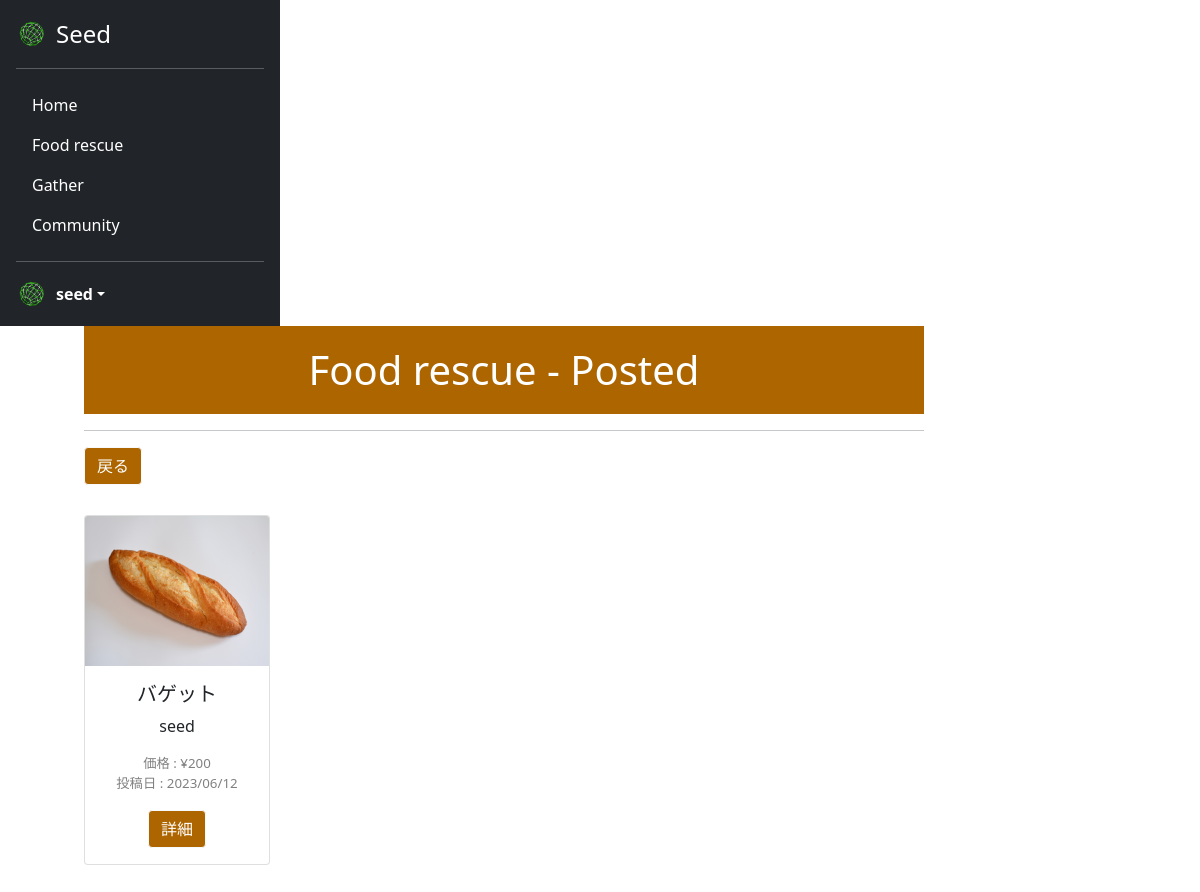
The app's page /myfood/ (signed in), older data.
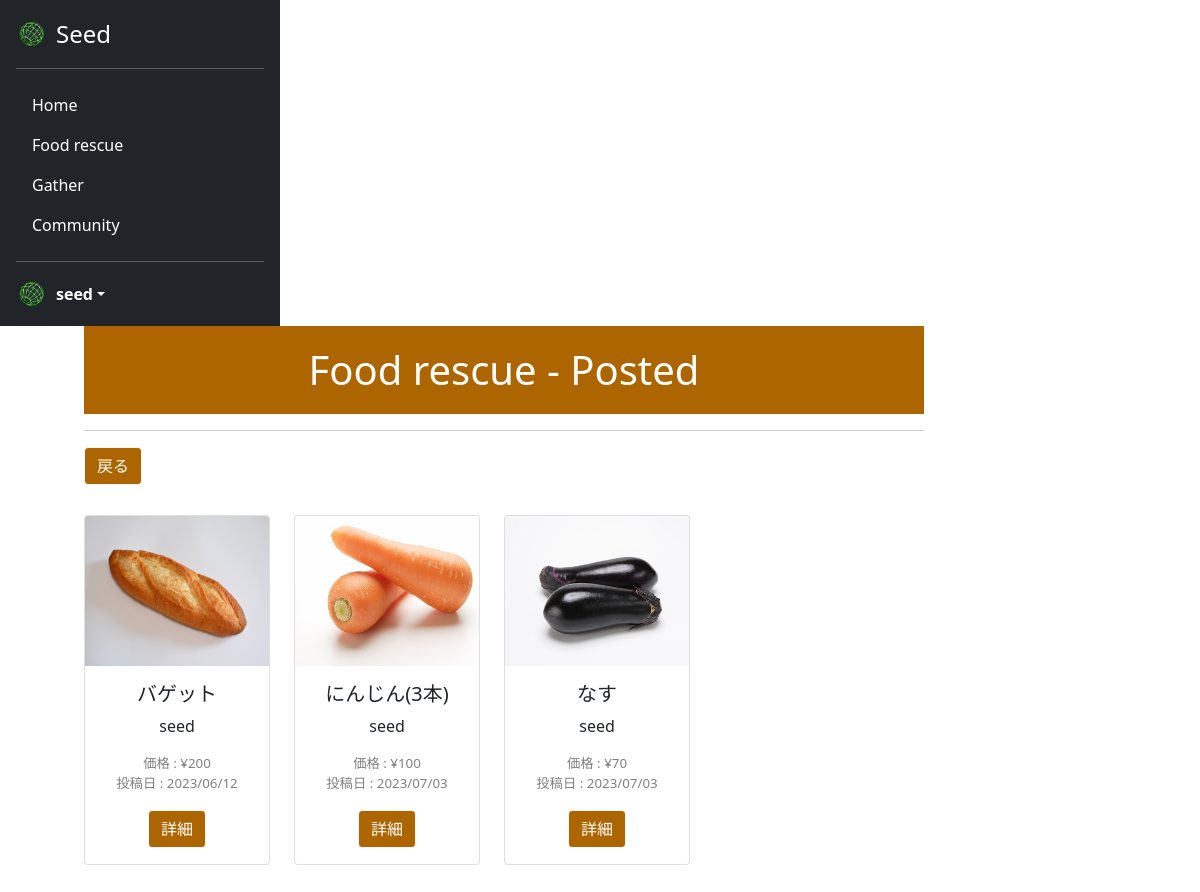
The same page, newer data.
### acount/models.py (models this page shows)
class CustomUser(AbstractUser):
    is_general = models.BooleanField(null=True ,default=True)
    is_active = models.BooleanField(null=True ,default=False)
    mission_point = models.IntegerField(null=False ,default=0)
    profile_pic = models.ImageField(null=False, upload_to='profile_pics')
    address = models.CharField(null=True, max_length=100, blank=True)

### seed/models.py (models this page shows)
class Product(models.Model):
    name = models.CharField(verbose_name="商品名", max_length=50)
    genre = models.ForeignKey(Genre, verbose_name="ジャンル", on_delete=models.CASCADE)
    default_price = models.IntegerField(verbose_name="定価")
    price = models.IntegerField(verbose_name="割引価格")
    deadline = models.DateTimeField(verbose_name="賞味・消費期限")
    image = models.ImageField(verbose_name="商品画像", upload_to='product_img/')
    detail = models.TextField(verbose_name="詳細", max_length=300)
    company = models.ForeignKey(CustomUser, verbose_name="掲載企業", on_delete=models.CASCADE)
    create_at = models.DateTimeField(verbose_name="作成日時", auto_now_add=True)
    expiration = models.BooleanField(verbose_name="消費期限")

### seed/views.py (the view)
# urls.py: path('myfood/', views.MyFoodView.as_view(), name='myfood'),
class MyFoodView(ListView):
    template_name = 'myfood.html'
    model = Product
    context_object_name = 'product_list'
    def get_queryset(self):
        return Product.objects.filter(company=self.request.user)

### seed/templates/myfood.html (shortened to what this page needs)
{% extends 'mypagebase.html' %}
{% load static %}
{% block content %}
    <div class="text-center">
        <h1 class="title" style="background-color: #ad6500; color:white;">Food  rescue - Posted</h1>
        <hr>
        <div class="text-start" style="margin-bottom:20px;">
            <a href="{% url 'seed:food_rescue' %}" class="btn btn-light" style="background-color: #ad6500; color:white;">戻る</a>
        </div>
        {% if user.is_gereral %}
            <p>企業専用ページです。</p>
        {% else %}
            {% if product_list %}
            <div class="row" style="height: 650px; width:100%; overflow-y: scroll;">
                {% for product in product_list %}
                <div class="col-3" style="margin-top:10px;">
                    <div class="card" style="width: 100%;">
                        <img src="{{product.image.url}}" class="card-img-top" alt="..." height="150px;">
                        <div class="card-body">
                            <h5 class="card-title">{{product.name}}</h5>
                            <p class="card-text">
                                {{product.company.username}}
                            </p>
                            <p class="card-text" style="color:gray; font-size:smaller;">
                                <span class="text-start">価格 : </span><span
                                    class="text-end">¥{{product.price}}</span><br>
                                <span class="text-start">投稿日 : </span><span
                                    class="text-end">{{product.create_at|date:"Y/m/d"}}</span>
                            </p>
                            <a href="{% url 'seed:fooddetail' product.pk %}?posted=posted" class="btn btn-light" style="background-color:#ad6500; color:white;">詳細</a>
                        </div>
                    </div>
                </div>
                {% endfor %}
            </div>
            {% else %}
                <h3 class="text-center">投稿されている商品はありません。</h3>
            {% endif %}
        {% endif %}
    </div>
{% endblock %}

### seed/templates/mypagebase.html (shortened to what this page needs)
{% load static %}
<!DOCTYPE html>
<html lang="ja">
<head>
    <link href="https://cdn.jsdelivr.net/npm/bootstrap@5.0.2/dist/css/bootstrap.min.css" rel="stylesheet"
>
    <link rel="stylesheet" type="text/css" href="{% static 'css/style.css' %}">
</head>
<body class="mypage">
    {% if user.is_authenticated %}
    <main style="height:100vh;">
        <div style="display: flex; flex-wrap: wrap; height:100%;">
            <div>
                <div class="d-flex flex-column p-3 text-white bg-dark h-100" style="width: 280px; height:100%;">
                    <a href="{% url 'seed:mypage' %}"
                        class="d-flex align-items-center mb-3 mb-md-0 me-md-auto text-white text-decoration-none">
                        <img class="bi me-2" src="{% static 'assets/img/top/icon.png' %}" style="height:32px">
                        <span class="fs-4">Seed</span>
                    </a>
                    <hr>
                    <ul class="nav nav-pills flex-column mb-auto">
                        <li class="nav-item my-nav">
                            <a href="{% url 'seed:mypage' %}" class="nav-link text-white" aria-current="page">
                                Home
                            </a>
                        </li>
                        <li class="nav-item my-nav">
                            <a href="{% url 'seed:food_rescue' %}" class="nav-link text-white">
                                Food rescue
                            </a>
                        </li>
                        <li class="nav-item my-nav">
                            <a href="{% url 'seed:gather' %}" class="nav-link text-white">
                                Gather
                            </a>
                        </li>
                        <li class="nav-item my-nav">
                            <a href="{% url 'seed:community' %}" class="nav-link text-white">
                                Community
                            </a>
                        </li>
                    </ul>
                    <hr>
                    <div class="dropdown">
                        <a href="#" class="d-flex align-items-center text-white text-decoration-none dropdown-toggle"
                            id="dropdownUser1" data-bs-toggle="dropdown" aria-expanded="false">
                            <img src="{{ user.profile_pic.url }}" alt="" width="32" height="32"
                                class="rounded-circle me-2">
                            <strong>{{ user.username }}</strong>
                        </a>
                    </div>
                </div>
            </div>
            <div style="width:70%; margin-left: 7%;">
                {% block content %}
                {% endblock %}
            </div>
        </div>
    </main>
    {% endif %}
</body>
</html>

### static/css/style.css (style rules this page uses)
.title { padding: 20px 0px 20px 0px; }
.card-title { width: 100%; white-space: nowrap; overflow: hidden; text-overflow: ellipsis; }

Row changes from the older to the newer data that the page shows:
added Product: image (picture), name "にんじん(3本)", company.username "seed", price "100", create_at "2023/07/03"
added Product: image (picture), name "なす", company.username "seed", price "70", create_at "2023/07/03"
